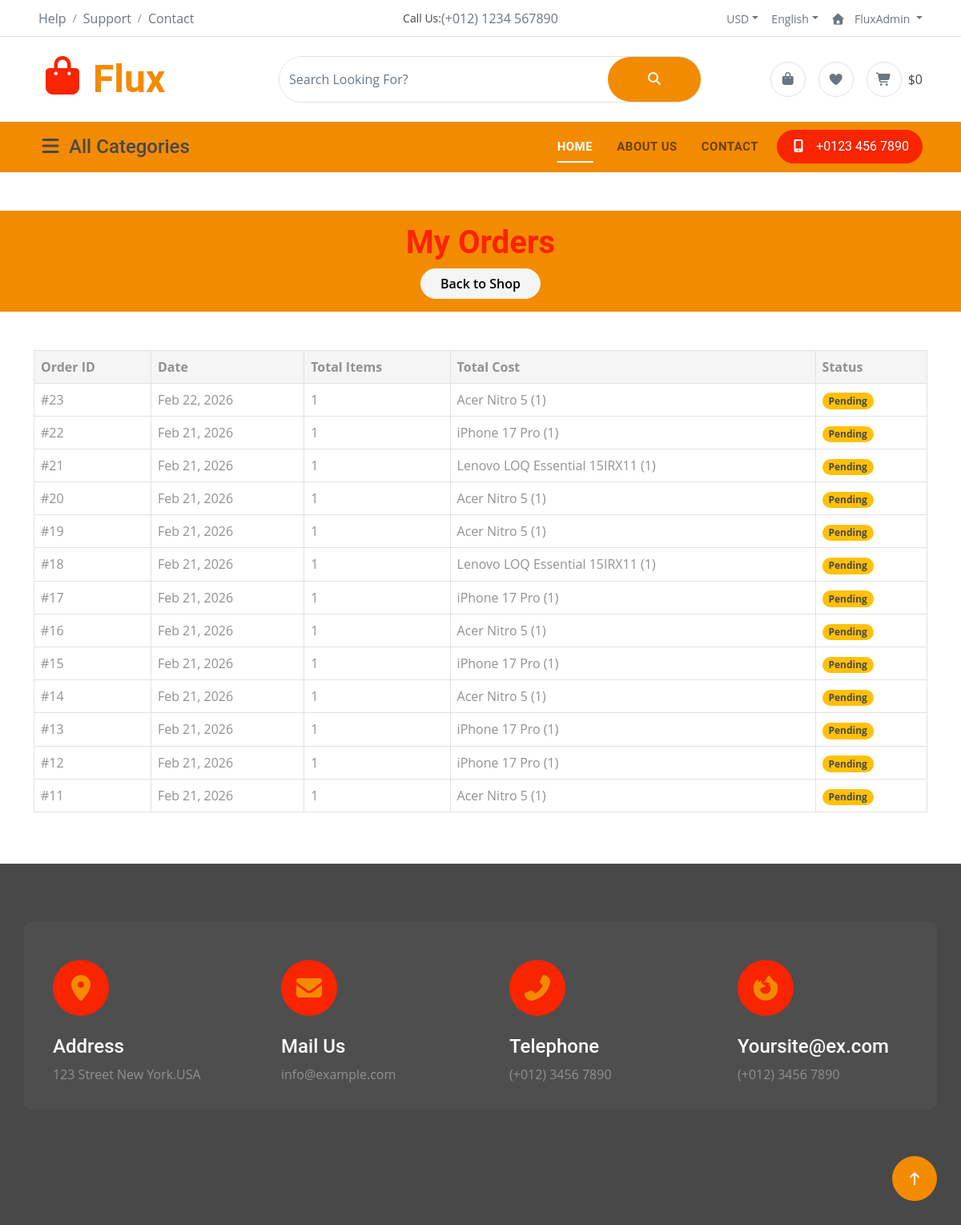
/my-orders/ (signed in), run on an earlier commit of the app's database.
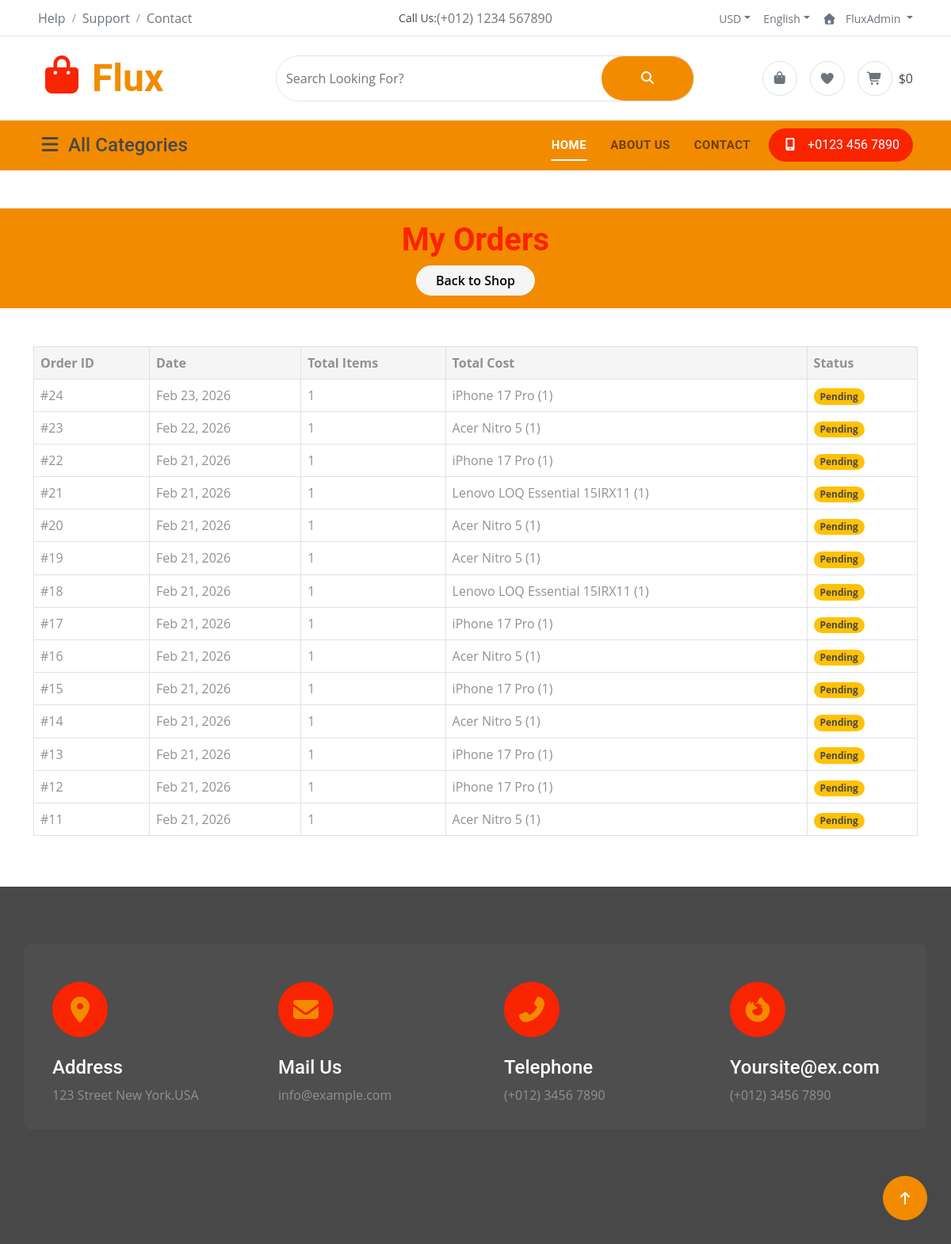
And on a later commit of the database.
### flux/models.py (models this page shows, shortened)
class Order(models.Model):
    user = models.ForeignKey(User, on_delete=models.SET_NULL, null=True, blank=True)
    first_name = models.CharField(max_length=50)
    last_name = models.CharField(max_length=50)
    email = models.EmailField()
    mobile = models.CharField(max_length=20)
    address = models.CharField(max_length=250)
    city = models.CharField(max_length=100)
    country = models.CharField(max_length=100)
    zip_code = models.CharField(max_length=20)
    note = models.TextField(blank=True, null=True)
    created = models.DateTimeField(auto_now_add=True)
    paid = models.BooleanField(default=False)
    shipping_method = models.CharField(max_length=100, default="Standard")
    shipping_cost = models.DecimalField(max_digits=10, decimal_places=2, default="0.00")
    payment_method = models.CharField(max_length=100,default="Direcrt Bank Transfer")

class OrderItem(models.Model):
    order = models.ForeignKey(Order, related_name='items', on_delete=models.CASCADE)
    product = models.ForeignKey(Product, on_delete=models.CASCADE)
    price = models.DecimalField(max_digits=10, decimal_places=2)
    quantity = models.PositiveIntegerField(default=1)

class Product(models.Model):
    name = models.CharField(max_length=200)
    description = models.TextField(blank=True, null=True)
    full_description = models.TextField(blank=True, null=True)
    price = models.DecimalField(max_digits=10, decimal_places=2)
    category = models.ForeignKey(Category, on_delete=models.CASCADE)
    image = models.ImageField(upload_to='products/', blank=True, null=True)

### flux/views.py (the view)
# urls.py: path('my-orders/', views.user_orders, name='user_orders'),
@login_required
def user_orders(request):
    orders = (
        Order.objects.filter(user=request.user)
        .filter(user=request.user)
        .order_by("-created")
    )
    context = {"orders": orders}
    return render(request, "flux/user_orders.html", context)

### flux/cart.py (called while the page is built)
    def get_total_price(self):
        return sum(Decimal(item['price']) * item['quantity'] for item in self.cart.values())

### flux/context_processors.py (called while the page is built)
def categories(request):
    return{
        'categories': Category.objects.all()
    }

def cart(request):
    return {'cart': Cart(request)}

### flux/templates/flux/user_orders.html
{% extends "flux/base.html" %}
{% load static %}
{% block content %}
<div class="container-fluid bg-primary py-3 mb-5 mt-5">
        <div class="container text-center">
             <h3 class="text-secondary display-6">My Orders</h3>
             <a href="{% url 'home' %}" class="btn btn-light rounded-pill px-4">Back to Shop</a>
        </div>
    </div>
    <div class="container mb-5" style="min-height: 50vh;">
        <div class="table-responsive">
            <table class="table table-bordered">
                <thead class="bg-light">
                    <tr>
                        <th>Order ID</th>
                        <th>Date</th>
                        <th>Total Items</th>
                        <th>Total Cost</th> <th>Status</th>
                    </tr>
                </thead>
                <tbody>
                    {% for order in orders %}
                    <tr>
                        <td>#{{ order.id }}</td>
                        <td>{{ order.created|date:"M d, Y" }}</td>
                        <td>{{ order.items.count }}</td>
                        <td>
                            {% with total=0 %}
                                {% for item in order.items.all %}
                                     {{ item.product.name }} ({{ item.quantity }})<br>
                                {% endfor %}
                            {% endwith %}
                        </td>
                        <td>
                            {% if order.paid %}
                                <span class="badge bg-success">Paid</span>
                            {% else %}
                                <span class="badge bg-warning text-dark">Pending</span>
                            {% endif %}
                        </td>
                    </tr>
                    {% empty %}
                    <tr>
                        <td colspan="5" class="text-center py-5">You haven't placed any orders yet.</td>
                    </tr>
                    {% endfor %}
                </tbody>
            </table>
        </div>
    </div>
{% endblock content %}

What changed in the data, as far as the page shows it:
added Order: id "24", created "Feb 23, 2026", items.count "1", paid "Pending"
added OrderItem: product.name "iPhone 17 Pro", quantity "1", shown under "24"
